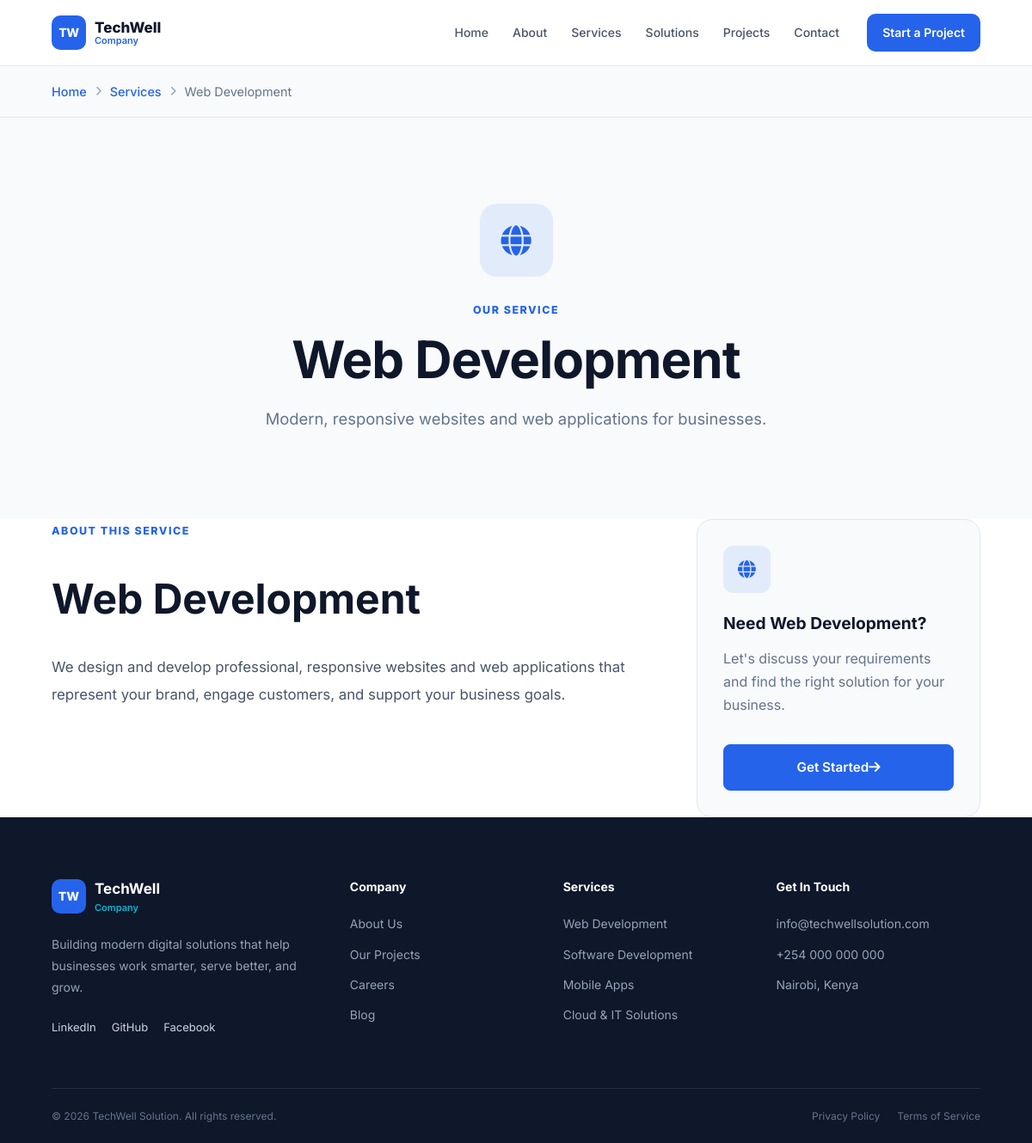
The app's page /services/web-development/ with its own data.
### core/models.py (models this page shows, shortened)
class Service(models.Model):
    title = models.CharField(
        max_length=150
    )
    slug = models.SlugField(
        unique=True,
        blank=True
    )
    short_description = models.CharField(
        max_length=250,
        blank=True
    )
    description = models.TextField(
        blank=True
    )
    icon = models.CharField(
        max_length=100,
        blank=True,
        help_text="Example: fa-solid fa-code"
    )
    image = models.ImageField(
        upload_to="services/",
        blank=True,
        null=True
    )
    is_featured = models.BooleanField(
        default=False
    )
    is_active = models.BooleanField(
        default=True
    )
    order = models.PositiveIntegerField(
        default=0
    )
    created_at = models.DateTimeField(
        auto_now_add=True
    )
    updated_at = models.DateTimeField(
        auto_now=True
    )
    class Meta:
        ordering = ["order", "-created_at"]
        verbose_name = "Service"
        verbose_name_plural = "Services"

### core/views.py (the view)
# urls.py: path("services/<slug:slug>/", views.service_detail, name="service_detail"),
def service_detail(request, slug):
    service = get_object_or_404(
        Service,
        slug=slug,
        is_active=True
    )
    context = {"service": service,}
    return render(request,  "core/service_detail.html", context)

### templates/core/service_detail.html (shortened to what this page needs)
{% extends "base.html" %}
{% load static %}
{% block content %}
<section class="breadcrumb-section">
    <div class="container">
        <div class="breadcrumb-content">
            <a href="{% url 'home' %}">
                Home
            </a>
            <i class="fa-solid fa-chevron-right"></i>
            <a href="{% url 'services' %}">
                Services
            </a>
            <i class="fa-solid fa-chevron-right"></i>
            <span>
                {{ service.title }}
            </span>
        </div>
    </div>
</section>
<section class="service-detail-hero">
    <div class="container">
        <div class="service-detail-hero-content">
            <div class="service-detail-icon">
                {% if service.icon %}
                    <i class="{{ service.icon }}"></i>
                {% else %}
                    <i class="fa-solid fa-code"></i>
                {% endif %}
            </div>
            <span class="section-tag">
                OUR SERVICE
            </span>
            <h1>
                {{ service.title }}
            </h1>
            <p>
                {{ service.short_description }}
            </p>
        </div>
    </div>
</section>
<section class="service-content section">
    <div class="container">
        <div class="service-content-wrapper">
            <div class="service-content-main">
                <span class="section-tag">
                    ABOUT THIS SERVICE
                </span>
                <h2>
                    {{ service.title }}
                </h2>
                <div class="service-description">
                    {{ service.description|linebreaks }}
                </div>
            </div>
            <aside class="service-sidebar">
                <div class="service-sidebar-icon">
                    {% if service.icon %}
                        <i class="{{ service.icon }}"></i>
                    {% else %}
                        <i class="fa-solid fa-code"></i>
                    {% endif %}
                </div>
                <h3>
                    Need {{ service.title }}?
                </h3>
                <p>
                    Let's discuss your requirements and
                    find the right solution for your business.
                </p>
                <div class="buttons">
                    <a href="{% url 'booking' %}"
                    class="btn btn-primary">
                        Get Started
                        <i class="fa-solid fa-arrow-right"></i>
                    </a>
                </div>
            </aside>
        </div>
    </div>
</section>
{% endblock %}

### static/css/variables.css (style rules this page uses)
:root { --primary: #2563EB; --primary-dark: #1D4ED8; --primary-light: #DBEAFE; --secondary: #0F172A; --secondary-light: #1E293B; --accent: #06B6D4; --background: #F8FAFC; --white: #FFFFFF; --text: #1E293B; --text-light: #64748B; --border: #E2E8F0; --success: #22C55E; --font-primary: "Inter", sans-serif; --container-width: 1200px; --primary: #2563EB; --primary-dark: #031d66; --primary-light: #DBEAFE; --secondary: #0F172A; --secondary-light: #1E293B; --accent: #06B6D4; --white: #FFFFFF; --background: #F8FAFC; --surface: #FFFFFF; --text: #0F172A; --text-secondary: #475569; --text-muted: #64748B; --border: #E2E8F0; --success: #22C55E; --error: #EF4444; --warning: #F59E0B; --font-primary: "Inter", sans-serif; --container-width: 1200px; --radius-sm: 6px; --radius-md: 10px; --radius-lg: 16px; --radius-xl: 24px; --shadow-sm: 0 2px 8px rgba(15, 23, 42, 0.06); --shadow-md: 0 8px 24px rgba(15, 23, 42, 0.08); --shadow-lg: 0 16px 40px rgba(15, 23, 42, 0.12); }

### static/css/base.css (style rules this page uses)
* { margin: 0; padding: 0; box-sizing: border-box; }
html { scroll-behavior: smooth; }
html, body { margin: 0; padding: 0; }
body { font-family: var(--font-primary); background: var(--background); color: var(--text); line-height: 1.6; -webkit-font-smoothing: antialiased; min-height: 100vh; display: flex; flex-direction: column; }
a { color: inherit; text-decoration: none; }
.container { width: min(var(--container-width), 90%); margin-inline: auto; }

### static/css/components.css (style rules this page uses)
.buttons { display: flex; align-items: center; gap: 1rem; margin-top: 2rem; flex-wrap: wrap; }
.buttons .btn { display: inline-flex; align-items: center; justify-content: center; min-height: 52px; padding: 0.85rem 1.5rem; border-radius: 8px; font-size: 0.95rem; font-weight: 600; text-decoration: none; transition: background-color 0.3s ease, color 0.3s ease, border-color 0.3s ease, transform 0.3s ease, box-shadow 0.3s ease; }
.buttons .btn-primary { background: #2563eb; color: #ffffff; border: 1px solid #2563eb; }

### static/css/pages/home.css (style rules this page uses)
.section-tag { display: inline-block; margin-bottom: 16px; color: var(--primary); font-size: 0.78rem; font-weight: 800; letter-spacing: 0.12em; text-transform: uppercase; }

### static/css/pages/services.css (style rules this page uses)
.breadcrumb-section { padding: 18px 0; background: #f8fafc; border-bottom: 1px solid #e2e8f0; }
.breadcrumb-content { display: flex; align-items: center; gap: 10px; flex-wrap: wrap; font-size: 0.9rem; }
.breadcrumb-content a { color: var(--primary); text-decoration: none; font-weight: 500; }
.breadcrumb-content i { color: #94a3b8; font-size: 0.7rem; }
.breadcrumb-content span { color: #64748b; }
.service-detail-hero { padding: 100px 0; background: var(--background); }
.service-detail-hero-content { max-width: 850px; margin: 0 auto; text-align: center; }
.service-detail-icon { width: 85px; height: 85px; display: flex; align-items: center; justify-content: center; margin: 0 auto 25px; border-radius: 20px; background: rgba(37, 99, 235, 0.1); color: var(--primary); font-size: 2.2rem; }
.service-detail-hero .section-tag { display: inline-block; margin-bottom: 15px; }
.service-detail-hero h1 { margin-bottom: 20px; color: var(--secondary); font-size: clamp(2.5rem, 5vw, 4.2rem); line-height: 1.08; letter-spacing: -1px; }
.service-detail-hero p { max-width: 700px; margin: 0 auto; color: #64748b; font-size: 1.15rem; line-height: 1.8; }
.service-content { background: #fff; }
.service-content-wrapper { display: grid; grid-template-columns: minmax(0, 1fr) 330px; gap: 70px; align-items: start; }
.service-content-main { max-width: 800px; }
.service-content-main h2 { margin: 15px 0 25px; color: var(--secondary); font-size: clamp(2rem, 4vw, 3rem); }
.service-description { color: #475569; font-size: 1.05rem; line-height: 1.9; }
.service-sidebar { padding: 30px; border: 1px solid #e2e8f0; border-radius: 18px; background: #f8fafc; }
.service-sidebar-icon { width: 55px; height: 55px; display: flex; align-items: center; justify-content: center; margin-bottom: 20px; border-radius: 12px; background: rgba(37, 99, 235, 0.1); color: var(--primary); font-size: 1.3rem; }
.service-sidebar h3 { margin-bottom: 12px; color: var(--secondary); font-size: 1.2rem; }
.service-sidebar p { margin-bottom: 25px; color: #64748b; line-height: 1.7; }
.service-sidebar .btn { width: 100%; justify-content: center; }

### records on screen
Service: title "Web Development", short_description "Modern, responsive websites and web applications for businesses.", description "We design and develop professional, responsive websites and web applications that represent your brand, engage customers, and support your business goals."
